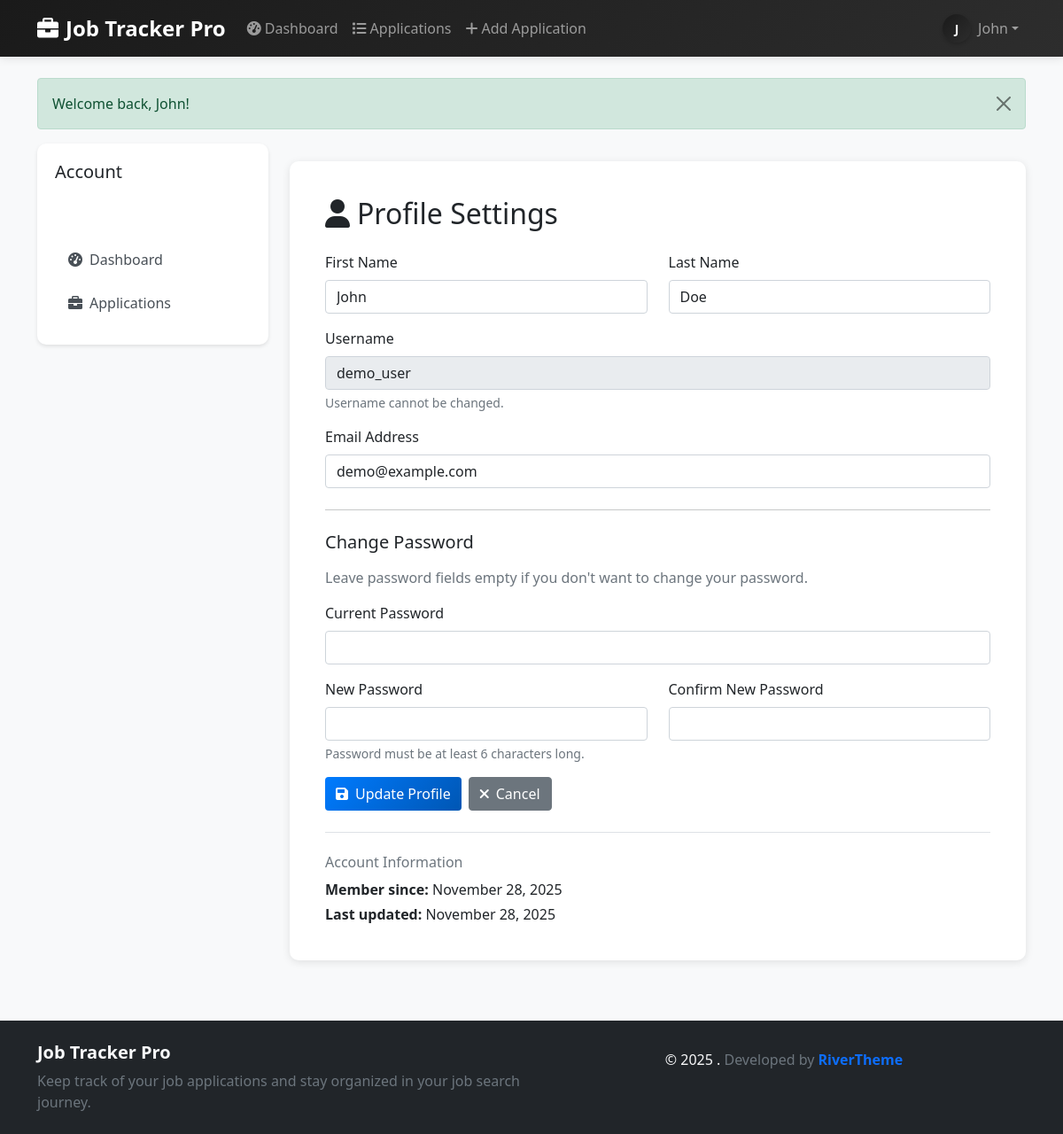
The app's page /profile.php (signed in) with its own data.
### tables this page shows
CREATE TABLE IF NOT EXISTS users (
    id INT AUTO_INCREMENT PRIMARY KEY,
    username VARCHAR(50) UNIQUE NOT NULL,
    email VARCHAR(100) UNIQUE NOT NULL,
    password_hash VARCHAR(255) NOT NULL,
    first_name VARCHAR(50) NOT NULL,
    last_name VARCHAR(50) NOT NULL,
    created_at TIMESTAMP DEFAULT CURRENT_TIMESTAMP,
    updated_at TIMESTAMP DEFAULT CURRENT_TIMESTAMP ON UPDATE CURRENT_TIMESTAMP
);

### includes/functions.php (called while the page is built, shortened)
<?php
function isLoggedIn() {
    return isset($_SESSION['user_id']);
}
function getCurrentUserId() {
    return isset($_SESSION['user_id']) ? $_SESSION['user_id'] : null;
}
function getCurrentUser() {
    $userId = getCurrentUserId();
    try {
        $pdo = getDBConnection();
        $stmt = $pdo->prepare("SELECT * FROM users WHERE id = ?");
        $stmt->execute([$userId]);
        $user = $stmt->fetch();
        return $user ?: null;
    } catch (Exception $e) {
        return null;
    }
}
function formatDate($date) {
    return date('F j, Y', strtotime($date));
}
function getFlashMessage() {
    if (isset($_SESSION['flash_message'])) {
        $message = $_SESSION['flash_message'];
        return $message;
    }
    return null;
}
?>

### profile.php (the view, shortened to what this page needs)
<?php
require_once 'includes/header.php';
$user = getCurrentUser();
?>
<div class="container">
    <div class="row">
        <div class="col-md-3">
            <div class="sidebar">
                <h5 class="mb-3">Account</h5>
                <nav class="nav flex-column">
                    <a class="nav-link active" href="profile.php">
                        <i class="fas fa-user me-2"></i>Profile
                    </a>
                    <a class="nav-link" href="dashboard.php">
                        <i class="fas fa-tachometer-alt me-2"></i>Dashboard
                    </a>
                    <a class="nav-link" href="applications.php">
                        <i class="fas fa-briefcase me-2"></i>Applications
                    </a>
                </nav>
            </div>
        </div>
        <div class="col-md-9">
            <div class="form-container">
                <h2 class="mb-4">
                    <i class="fas fa-user me-2"></i>Profile Settings
                </h2>
                <form method="POST" class="needs-validation" novalidate>
                    <div class="row">
                        <div class="col-md-6 mb-3">
                            <label for="first_name" class="form-label">First Name</label>
                            <input type="text" class="form-control" id="first_name" name="first_name"
                                   value="<?php echo htmlspecialchars($user['first_name']); ?>" required>
                        </div>
                        <div class="col-md-6 mb-3">
                            <label for="last_name" class="form-label">Last Name</label>
                            <input type="text" class="form-control" id="last_name" name="last_name"
                                   value="<?php echo htmlspecialchars($user['last_name']); ?>" required>
                        </div>
                    </div>
                    <div class="mb-3">
                        <label for="username" class="form-label">Username</label>
                        <input type="text" class="form-control" id="username"
                               value="<?php echo htmlspecialchars($user['username']); ?>" disabled>
                        <div class="form-text">Username cannot be changed.</div>
                    </div>
                    <div class="mb-3">
                        <label for="email" class="form-label">Email Address</label>
                        <input type="email" class="form-control" id="email" name="email"
                               value="<?php echo htmlspecialchars($user['email']); ?>" required>
                    </div>
                    <hr class="my-4">
                    <h5 class="mb-3">Change Password</h5>
                    <p class="text-muted">Leave password fields empty if you don't want to change your password.</p>
                    <div class="mb-3">
                        <label for="current_password" class="form-label">Current Password</label>
                        <input type="password" class="form-control" id="current_password" name="current_password">
                    </div>
                    <div class="row">
                        <div class="col-md-6 mb-3">
                            <label for="new_password" class="form-label">New Password</label>
                            <input type="password" class="form-control" id="new_password" name="new_password">
                            <div class="form-text">Password must be at least 6 characters long.</div>
                        </div>
                        <div class="col-md-6 mb-3">
                            <label for="confirm_password" class="form-label">Confirm New Password</label>
                            <input type="password" class="form-control" id="confirm_password" name="confirm_password">
                        </div>
                    </div>
                    <div class="d-flex gap-2">
                        <button type="submit" class="btn btn-primary">
                            <i class="fas fa-save me-2"></i>Update Profile
                        </button>
                        <a href="dashboard.php" class="btn btn-secondary">
                            <i class="fas fa-times me-2"></i>Cancel
                        </a>
                    </div>
                </form>
                <div class="mt-4 pt-4 border-top">
                    <h6 class="text-muted">Account Information</h6>
                    <p class="mb-1"><strong>Member since:</strong> <?php echo formatDate($user['created_at']); ?></p>
                    <p class="mb-0"><strong>Last updated:</strong> <?php echo formatDate($user['updated_at']); ?></p>
                </div>
            </div>
        </div>
    </div>
</div>
<?php require_once 'includes/footer.php'; ?>

### includes/header.php (shortened to what this page needs)
<?php
require_once 'includes/functions.php';
?>
<!DOCTYPE html>
<html lang="en">
<head>
    <link href="https://cdn.jsdelivr.net/npm/bootstrap@5.1.3/dist/css/bootstrap.min.css" rel="stylesheet">
    <link href="https://cdnjs.cloudflare.com/ajax/libs/font-awesome/6.0.0/css/all.min.css" rel="stylesheet">
    <link href="assets/css/style.css" rel="stylesheet">
</head>
<body>
    <nav class="navbar navbar-expand-lg navbar-dark" style="background: linear-gradient(135deg, #1a1a1a 0%, #2d2d2d 100%); box-shadow: 0 2px 10px rgba(0,0,0,0.1);">
        <div class="container">
            <a class="navbar-brand fw-bold" href="index.php">
                <i class="fas fa-briefcase me-2"></i>Job Tracker Pro
            </a>
            <div class="collapse navbar-collapse" id="navbarNav">
                <ul class="navbar-nav me-auto">
                    <?php if (isLoggedIn()): ?>
                        <li class="nav-item">
                            <a class="nav-link <?php echo basename($_SERVER['PHP_SELF']) == 'dashboard.php' ? 'active' : ''; ?>" href="dashboard.php" style="font-weight: 500; transition: all 0.3s ease;">
                                <i class="fas fa-tachometer-alt me-1"></i>Dashboard
                            </a>
                        </li>
                        <li class="nav-item">
                            <a class="nav-link <?php echo basename($_SERVER['PHP_SELF']) == 'applications.php' ? 'active' : ''; ?>" href="applications.php" style="font-weight: 500; transition: all 0.3s ease;">
                                <i class="fas fa-list me-1"></i>Applications
                            </a>
                        </li>
                        <li class="nav-item">
                            <a class="nav-link <?php echo basename($_SERVER['PHP_SELF']) == 'add_application.php' ? 'active' : ''; ?>" href="add_application.php" style="font-weight: 500; transition: all 0.3s ease;">
                                <i class="fas fa-plus me-1"></i>Add Application
                            </a>
                        </li>
                    <?php endif; ?>
                </ul>
                <ul class="navbar-nav">
                    <?php if (isLoggedIn()): ?>
                        <?php $user = getCurrentUser(); ?>
                        <?php if ($user): ?>
                        <li class="nav-item dropdown">
                            <a class="nav-link dropdown-toggle d-flex align-items-center" href="#" id="navbarDropdown" role="button" data-bs-toggle="dropdown" aria-expanded="false">
                                <div style="width: 32px; height: 32px; border-radius: 50%; background: linear-gradient(135deg, #1a1a1a 0%, #2d2d2d 100%); display: flex; align-items: center; justify-content: center; box-shadow: 0 2px 4px rgba(0,0,0,0.2); margin-right: 8px;">
                                    <span style="color: white; font-weight: bold; font-size: 14px; text-transform: uppercase;"><?php echo strtoupper(substr($user['first_name'], 0, 1)); ?></span>
                                </div>
                                <span><?php echo htmlspecialchars($user['first_name']); ?></span>
                            </a>
                        </li>
                        <?php endif; ?>
                    <?php endif; ?>
                </ul>
            </div>
        </div>
    </nav>
    <main class="container-fluid mt-4">
        <?php
        $flashMessage = getFlashMessage();
        if ($flashMessage):
        ?>
        <div class="container">
            <div class="alert alert-<?php echo $flashMessage['type'] == 'error' ? 'danger' : $flashMessage['type']; ?> alert-dismissible fade show" role="alert">
                <?php echo htmlspecialchars($flashMessage['message']); ?>
                <button type="button" class="btn-close" data-bs-dismiss="alert"></button>
            </div>
        </div>
        <?php endif; ?>

### assets/css/style.css (style rules this page uses)
body { background-color: #f8f9fa; min-height: 100vh; display: flex; flex-direction: column; }
.navbar { box-shadow: 0 2px 10px rgba(0,0,0,0.1); }
.navbar-brand { font-weight: bold; font-size: 1.5rem; }
.nav-link { font-weight: 500; transition: all 0.3s ease; }
.nav-link.active { background-color: rgba(255,255,255,0.1) !important; border-radius: 5px; }
main { flex: 1; }
.navbar-brand { font-weight: bold; }
.form-container { background: white; padding: 40px; border-radius: 10px; box-shadow: 0 2px 10px rgba(0,0,0,0.1); margin: 20px 0; }
.btn-primary { background: linear-gradient(135deg, #007bff 0%, #0056b3 100%); border: none; }
.sidebar { background: white; border-radius: 10px; box-shadow: 0 2px 4px rgba(0,0,0,0.1); padding: 20px; margin-bottom: 20px; }
.sidebar .nav-link { color: #495057; padding: 10px 15px; border-radius: 5px; margin-bottom: 5px; }
.sidebar .nav-link:hover, .sidebar .nav-link.active { background-color: #007bff; color: white; }

### records on screen
users: first_name "J", first_name "John", last_name "Doe", username "demo_user", email "demo@example.com", created_at "November 28, 2025", updated_at "November 28, 2025"

### other values on screen
$flashMessage['message'] "Welcome back, John!"
